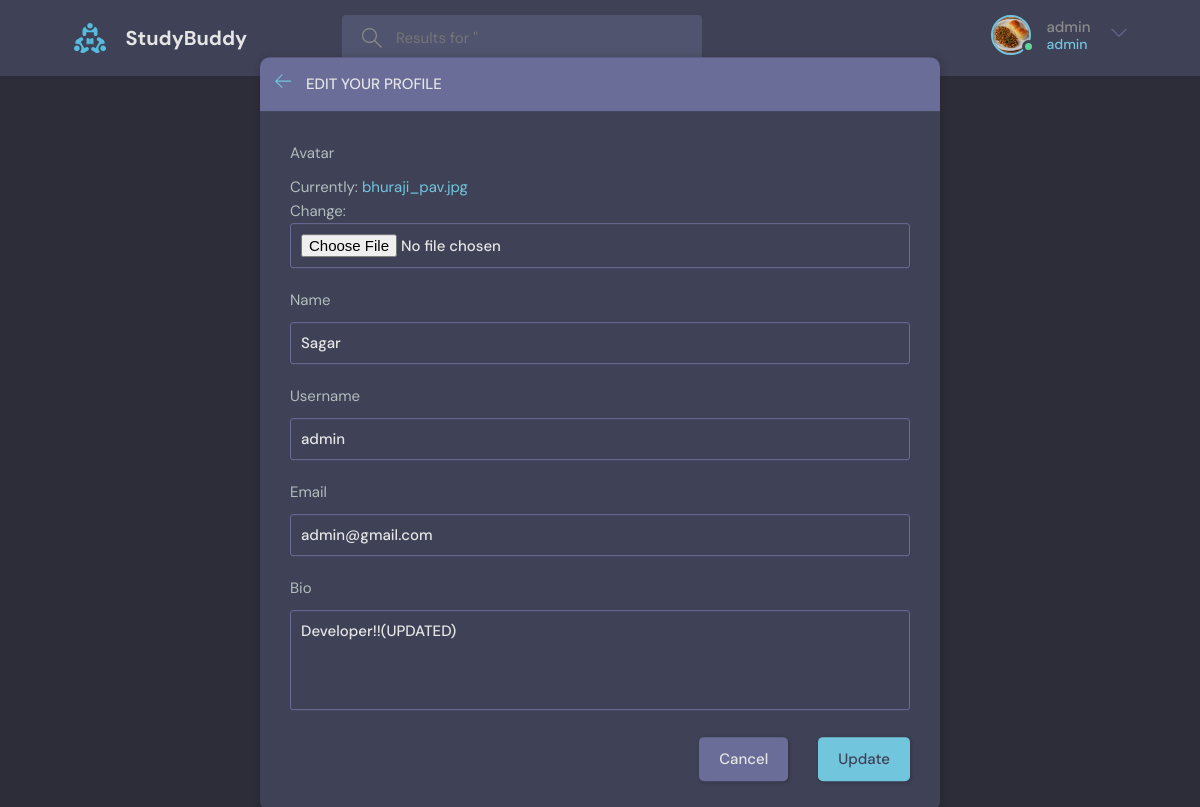
The page /update-user/ (signed in) on the database as committed earlier.
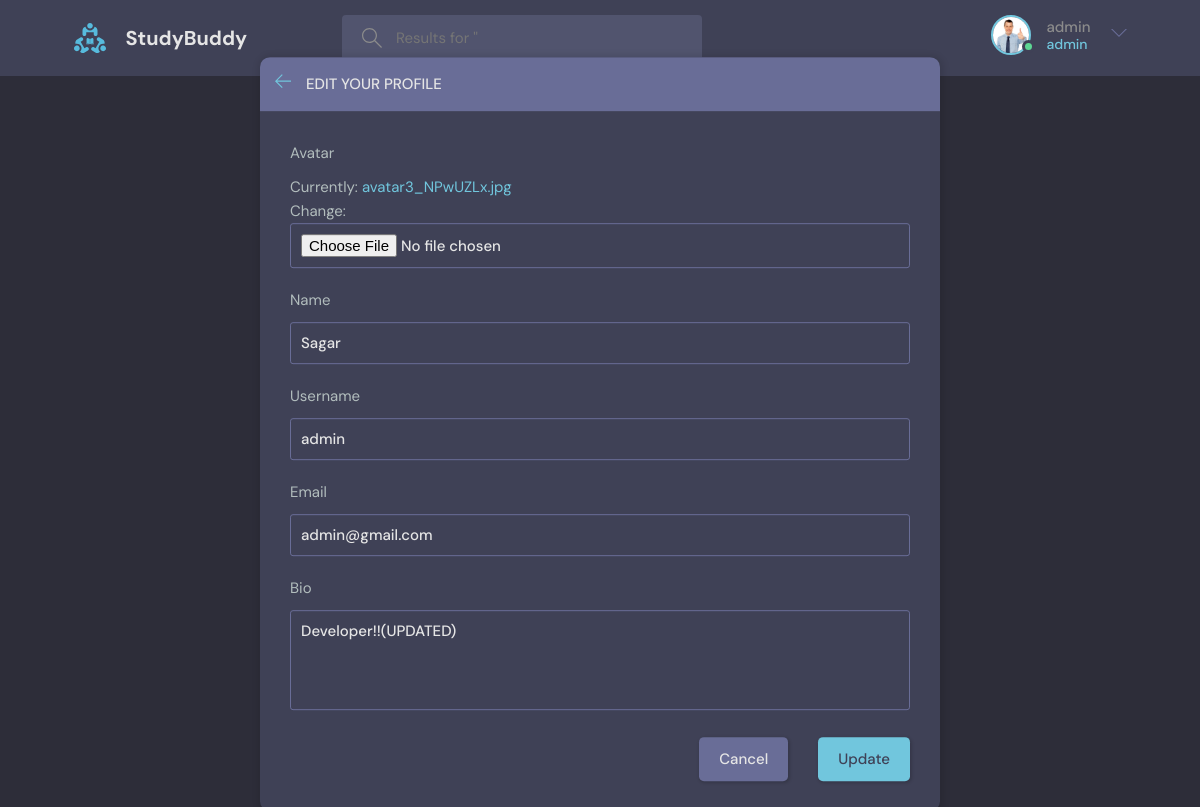
The same page on the database as committed later.
### base/models.py (models this page shows)
class User(AbstractUser):
    name = models.CharField(max_length=200, null= True)
    email = models.EmailField(unique=True,null=True)
    bio = models.TextField(null=True)
    avatar= models.ImageField(null=True, default="avatar.svg")
    USERNAME_FIELD: str='email'
    REQUIRED_FIELDS: list[str] = []

### base/views.py (the view)
# urls.py: path('update-user/', views.update_user, name='update-user'),
@login_required(login_url='login')
def update_user(request):
    user = request.user
    form = UserForm(instance=user)
    if request.method=="POST":
        form = UserForm(request.POST, request.FILES, instance=user)
        if form.is_valid():
            form.save()
            return redirect('user-profile', pk=user.id)
    context = {
        'form':form,
    }
    return render(request,'update-user.html',context)

### base/forms.py
class UserForm(forms.ModelForm):
    class Meta:
        model = User
        fields = ("avatar","name","username",'email',"bio")

### base/templates/update-user.html (shortened to what this page needs)
{% extends 'base.html' %} {% block content_block %}
<main class="update-account layout">
    <div class="container">
        <div class="layout__box">
            <div class="layout__boxHeader">
                <div class="layout__boxTitle">
                    <a href="{% url 'home' %}">
                        <svg version="1.1" xmlns="http://www.w3.org/2000/svg" width="32" height="32"
                            viewBox="0 0 32 32">
                            <title>arrow-left</title>
                            <path
                                d="M13.723 2.286l-13.723 13.714 13.719 13.714 1.616-1.611-10.96-10.96h27.625v-2.286h-27.625l10.965-10.965-1.616-1.607z">
                            </path>
                        </svg>
                    </a>
                    <h3>Edit your profile</h3>
                </div>
            </div>
            <div class="layout__body">
              <form class="form" method="POST" enctype="multipart/form-data">
                {% for field in form %}
                  <div class="form__group">
                    <label for="profile_pic">{{field.label}}</label>
                    {{field}}
                  </div>
                {% endfor %}
                <div class="form__action">
                    <a class="btn btn--dark" href="{% url 'home' %}">Cancel</a>
                    <button class="btn btn--main" type="submit">Update</button>
                </div>
              </form>
            </div>
        </div>
    </div>
</main>
{% endblock content_block %}

### templates/navbar.html (shortened to what this page needs)
{% load static %}
<header class="header header--loggedIn">
  <div class="container">
    <a href="{% url 'home' %}" class="header__logo">
      <img src="{% static 'images/logo.svg' %}" />
      <h1>StudyBuddy</h1>
    </a>
    <form class="header__search" action="{% url 'home' %}" method="GET">
      <label>
         <input placeholder="{% if q != '' %} Results for '{{q}}' {% else %} Search for rooms... {% endif %}" name="q" />
      </label>
    </form>
    <nav class="header__menu">
      {% if request.user.is_authenticated %}
      <div class="header__user">
        <a href="{% url 'update-user' %}">
          <div class="avatar avatar--medium active">
            <img src="{{request.user.avatar.url}}" />
          </div>
          <p>{{request.user.username}} <span>{{request.user.username}}</span></p>
        </a>
        <button class="dropdown-button">
          <svg version="1.1" xmlns="http://www.w3.org/2000/svg" width="32" height="32" viewBox="0 0 32 32">
            <title>chevron-down</title>
            <path d="M16 21l-13-13h-3l16 16 16-16h-3l-13 13z"></path>
          </svg>
        </button>
      </div>
      {% else %}
      <a href="{% url 'login' %}">
        <img src="{% static 'images/avatar.svg' %}" />
        <p>Login</p>
      </a>
      {% endif %}
    </nav>
  </div>
</header>

Rows that differ between the two databases and show on the page:
changed User "admin": user.avatar: a different picture
Other text that changed with them:
text no longer shown: "Currently: bhuraji_pav.jpg Change:"
text now shown: "Currently: avatar3_NPwUZLx.jpg Change:"
